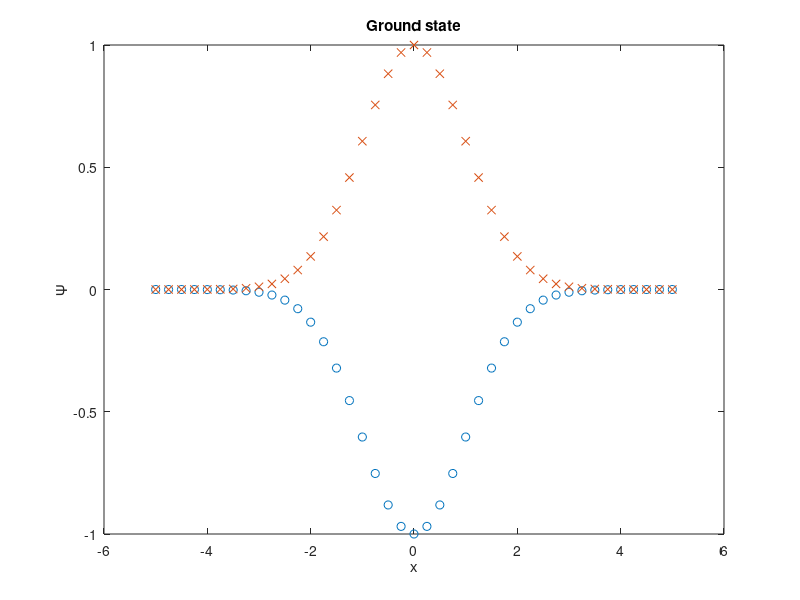

The MATLAB source for this figure:
% qsho_fddir.m
% Solve the quantum simple harmonic oscillator problem by 
% directly calculating the eigenvalues and eigenvectors of 
% the linear system obtained by finite differencing

% Clear memory and show only a few digits
clear all; format short;

% Define values of the independent variable
h=0.25; 
x=-5:h:5;

% Size of the linear system
L=length(x);

% Construct matrix D2 associated with the derivative
D2=-2*eye(L);
D2=D2+diag(ones(L-1,1),+1)+diag(ones(L-1,1),-1);
D2=D2/h^2;

% Add diagonal component associated with the potential
A=-D2+diag(x.^2);

% Obtain eigenvalues and eigenvectors of A
[V D]=eig(A);

% Analytic Solution
psi = exp(-0.5*x.^2);

% Plot the first four wave functions
figure(1);

  plot(x,V(:,1)/0.3765,'o',x,psi,'x');
  xlabel('x');
  ylabel('\Psi');
  title('Ground state');

% The analytic eigenvalues: odd integers
exact_evals=1:2:2*L-1;

% The numerical estimates
evals=diag(D);